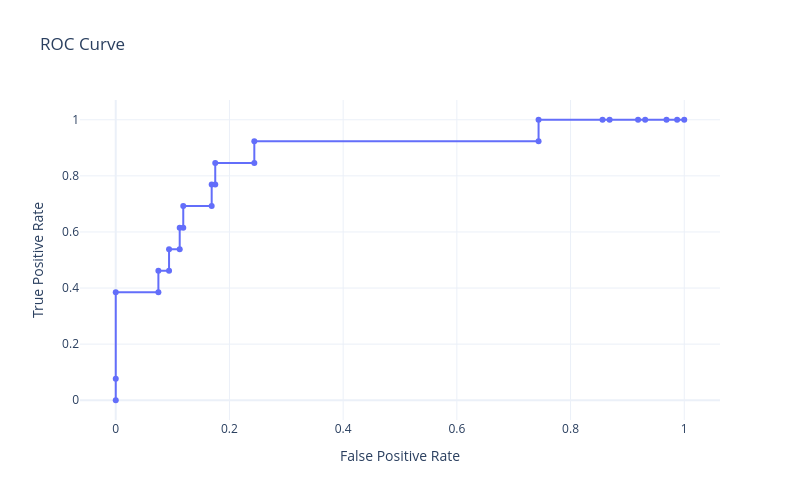

Notebook code for this chart:
### Markdown cell above
### Decision Tree

A Decision Tree partitions the feature space into axis-aligned regions using recursive binary splits, aiming to maximize class purity.

#### Model Definition

Given data $(\mathbf{x}_i, y_i)$, a tree is built by selecting splits that maximize an impurity reduction criterion.

Common impurity measures:

- Gini: $G = \sum_{k=1}^K p_k(1 - p_k)$  
- Entropy: $H = -\sum_{k=1}^K p_k \log p_k$

Where $p_k$ is the proportion of class $k$ in a node.

#### Properties

- Interpretable and non-parametric.
- Handles both numerical and categorical data.
- Prone to overfitting without pruning.
- No need for feature scaling.

### Random Forest

Random Forest is an ensemble method that constructs multiple decision trees and combines their outputs via majority voting.

#### Model Definition

Given labeled data $(\mathbf{x}_i, y_i)$, where $\mathbf{x}_i \in \mathbb{R}^n$ and $y_i \in \{1, \dots, K\}$, the Random Forest predicts class $\hat{y}$ by:

$$
\hat{y} = \arg\max_{k \in \{1,\dots,K\}} \sum_{t=1}^T \mathbb{1}(h_t(\mathbf{x}) = k)
$$

Where:
- $h_t$: prediction of the $t$-th tree
- $T$: total number of trees
- $\mathbb{1}(\cdot)$: indicator function

#### Properties

- Trained on bootstrap samples (with replacement).
- Splits use random feature subsets.
- No need for feature scaling.
- Captures nonlinearity and feature interactions.
- Reduces variance via averaging.

### Code cell
# Random Forest
from sklearn.ensemble import RandomForestClassifier

# ----------------------------------------- Model Parameters  -----------------------------------------

auto_best_threshold_based_on_metric = 'accuracy'         # Available metrics: ["accuracy", "sensitivity", "specificity", "ppv", "npv", "f1", "auc"]
include_bootstrap_confidence_intervals = False           # True # False
cross_validation_splits = 5                              # 5-Fold cross validation
grid_search_scoring_metric = 'recall'                    # choosing best metric in grid search : ['roc_auc','recall']

# ----------------------------------------------------------------------------------------------------

rf_pipe = Pipeline([
    ('scaler', StandardScaler()),
    ('rf', RandomForestClassifier(random_state=random_state, class_weight='balanced'))
])

# Random Forest hyperparameter grid
rf_param_grid = {
    'rf__n_estimators': [100, 200],
    'rf__max_depth': [None, 5, 10],
    'rf__min_samples_split': [2, 5],
    'rf__min_samples_leaf': [1, 2]
}

cv = StratifiedKFold(n_splits=cross_validation_splits, shuffle=True, random_state=random_state)
rf_grid = GridSearchCV(rf_pipe, rf_param_grid, cv=cv, scoring=grid_search_scoring_metric, n_jobs=-1)
rf_grid.fit(X_train, y_train)

print("Random Forest best parameters:", rf_grid.best_params_)
print("Random Forest best CV ROC AUC:", rf_grid.best_score_)

# Evaluate RF on test set
rf_best = rf_grid.best_estimator_
y_test_proba_rf = rf_best.predict_proba(X_test)[:, 1]

best_metrics_rf = find_best_threshold(
    model=rf_best,
    X_test=X_test,
    y_test=y_test,
    metric=auto_best_threshold_based_on_metric,             
    bootstrap=include_bootstrap_confidence_intervals,    # to get CI    
    n_bootstrap=100        
)

print_metrics(metrics_dict=best_metrics_rf)

plot_confusion_mat(rf_best, 
                   X_test, y_test, 
                   threshold=best_metrics_rf['threshold'], 
                   labels=["Human", "Robot"])

fig = plot_auc(y_test, y_test_proba_rf)
fig.show()

# #------------------------ Choosing a different threshold ------------------------

# threshold_to_display = 0.3 

# threshold_dict = evaluate_model_at_threshold(rf_best, 
#                             X_test, y_test, 
#                             threshold=threshold_to_display, 
#                             bootstrap=include_bootstrap_confidence_intervals, 
#                             n_bootstrap=100)

# print_metrics(metrics_dict=threshold_dict)

# plot_confusion_mat(rf_best, 
#                    X_test, y_test, 
#                    threshold=threshold_dict['threshold'], 
#                    labels=["Human", "Robot"])

# #--------------------------------------------------------------------------------

### Figure 1 — Plotly figure (JSON) as saved in the notebook; plotly's stock layout.template omitted (floating-point values rounded to 4 significant figures)
{"data": [{"hoverinfo": "text", "mode": "lines+markers", "name": "ROC Curve", "text": ["Threshold: inf<br>Accuracy: 0.500<br>F1: 0.000", "Threshold: 0.99<br>Accuracy: 0.538<br>F1: 0.143", "Threshold: 0.61<br>Accuracy: 0.692<br>F1: 0.556", "Threshold: 0.42<br>Accuracy: 0.655<br>F1: 0.333", "Threshold: 0.42<br>Accuracy: 0.693<br>F1: 0.387", "Threshold: 0.41<br>Accuracy: 0.684<br>F1: 0.353", "Threshold: 0.40<br>Accuracy: 0.722<br>F1: 0.400", "Threshold: 0.38<br>Accuracy: 0.713<br>F1: 0.368", "Threshold: 0.38<br>Accuracy: 0.751<br>F1: 0.410", "Threshold: 0.37<br>Accuracy: 0.748<br>F1: 0.400", "Threshold: 0.37<br>Accuracy: 0.787<br>F1: 0.439", "Threshold: 0.34<br>Accuracy: 0.762<br>F1: 0.367", "Threshold: 0.34<br>Accuracy: 0.800<br>F1: 0.400", "Threshold: 0.34<br>Accuracy: 0.797<br>F1: 0.392", "Threshold: 0.33<br>Accuracy: 0.836<br>F1: 0.423", "Threshold: 0.31<br>Accuracy: 0.801<br>F1: 0.349", "Threshold: 0.30<br>Accuracy: 0.840<br>F1: 0.375", "Threshold: 0.03<br>Accuracy: 0.590<br>F1: 0.167", "Threshold: 0.03<br>Accuracy: 0.628<br>F1: 0.179", "Threshold: 0.02<br>Accuracy: 0.572<br>F1: 0.160", "Threshold: 0.02<br>Accuracy: 0.566<br>F1: 0.158", "Threshold: 0.01<br>Accuracy: 0.541<br>F1: 0.150", "Threshold: 0.01<br>Accuracy: 0.534<br>F1: 0.149", "Threshold: 0.00<br>Accuracy: 0.516<br>F1: 0.144", "Threshold: 0.00<br>Accuracy: 0.506<br>F1: 0.141", "Threshold: 0.00<br>Accuracy: 0.500<br>F1: 0.140"], "type": "scatter", "x": [0.0, 0.0, 0.0, 0.075, 0.075, 0.09375, 0.09375, 0.1125, 0.1125, 0.1187, 0.1187, 0.1688, 0.1688, 0.175, 0.175, 0.2437, 0.2437, 0.7438, 0.7438, 0.8562, 0.8688, 0.9187, 0.9313, 0.9688, 0.9875, 1.0], "y": [0.0, 0.07692, 0.3846, 0.3846, 0.4615, 0.4615, 0.5385, 0.5385, 0.6154, 0.6154, 0.6923, 0.6923, 0.7692, 0.7692, 0.8462, 0.8462, 0.9231, 0.9231, 1.0, 1.0, 1.0, 1.0, 1.0, 1.0, 1.0, 1.0]}], "layout": {"height": 500, "title": {"text": "ROC Curve"}, "width": 800, "xaxis": {"title": {"text": "False Positive Rate"}}, "yaxis": {"title": {"text": "True Positive Rate"}}}}
